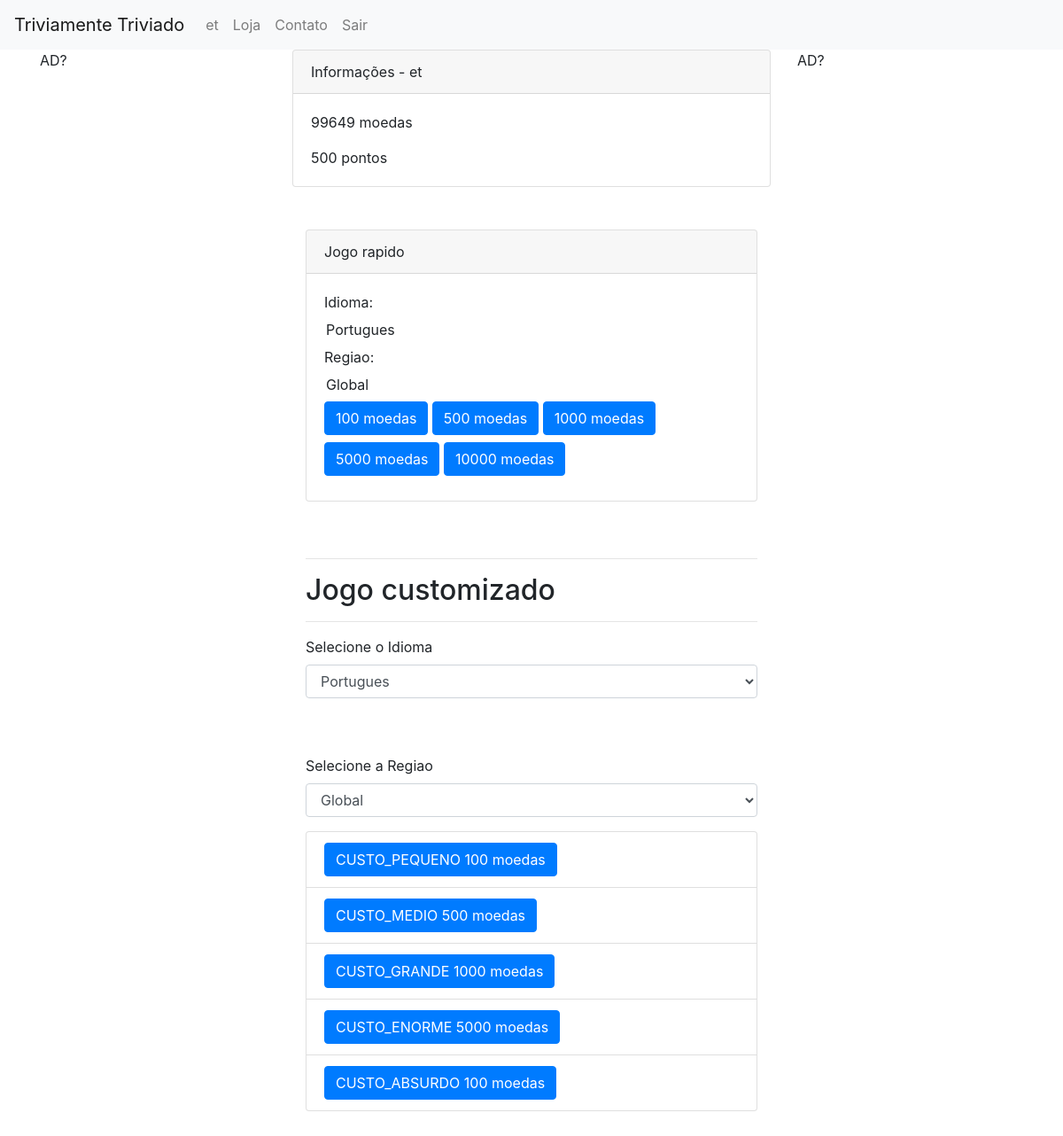
Page /nova_partida/ (signed in) on the earlier database version.
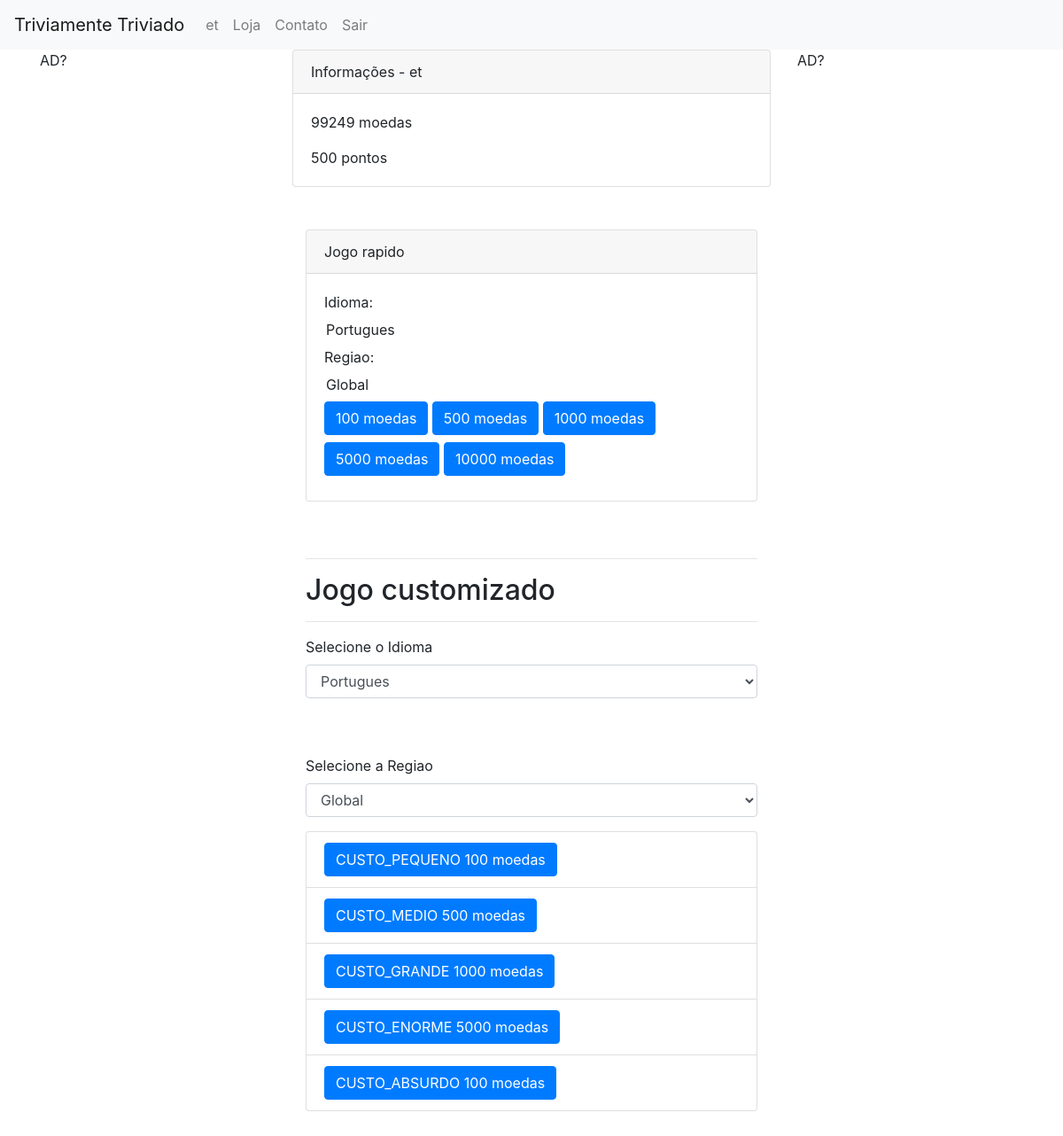
Same page on the later database version.
### value/models.py (models this page shows, shortened)
class Carteira(models.Model):
	pontos = models.IntegerField('pontos', default=0)
	moedas = models.IntegerField('moedas', default=1000)
	cartas = models.ManyToManyField(Carta, blank=True, default=None)
	user = models.OneToOneField(User, related_name='usuario_carteira', on_delete=models.CASCADE, null=True, blank=True)
	comentario = models.CharField('comentario', max_length=100, default="carteira_usuario")

### stacksup/views.py (the view, shortened to what this page needs)
# urls.py: path('nova_partida/', views.NovaPartida.as_view()),
class NovaPartida(View):
	def get(self, request):
		values = {}
		if request.user.is_authenticated:
			user = UserProfile.objects.filter(nome=request.user).first()
			carteira = Carteira.objects.filter(user=request.user).first()
			idiomas = user.idiomas.all().first()
			id2 = Idioma.objects.all()
			regioes = user.regioes.all().first()
			reg2 = Regiao.objects.all()
		else:
			return HttpResponseRedirect("/")
		values['usuario'] = user
		values['carteira'] = carteira
		values['idiomas'] = id2
		values['regioes'] = reg2
		values['idiomaUser'] = idiomas
		values['regiaoUser'] = regioes
		return render(
		request,
		'stacksup/nova_partida.html',
		context=values,
		)

### regionamento/models.py (called while the page is built)
	def __str__(self):
		return self.nome

	def __str__(self):
		return self.nome

### stacksup/templates/stacksup/nova_partida.html (shortened to what this page needs)
{% extends "base_generic.html" %}
{% block content %}
<div class="card">
  <div class="card-header">
  	Informações -  {{ usuario.nome }}
    </div>
  <div class="card-body">
    <p class="card-text">
    	{{ carteira.moedas }} moedas
    </p>
    <p class="card-text">
    	{{ carteira.pontos }} pontos
    </p>
  </div>
</div>
<br/><br/>
	<div class="container">
		<div class="row">
			<div class="col-md">
			<div class="card">
				<div class="card-header">
					Jogo rapido
				</div>
				<form action="/nova_partida/"
				method="post" class="novaPartidaForm form-inline">
					<div class="card-body">
					Idioma:
					<input type="text" readonly class="form-control-plaintext" name="idioma" id="idioma" value="{{ idiomaUser }}">
					Regiao:
					<input type="text" readonly class="form-control-plaintext" name="regiao" id="regiao" value="{{ regiaoUser }}">
					<button type="submit" class="btn btn-primary mb-2" name="preco" value="100">100 moedas</button>
					<button type="submit" class="btn btn-primary mb-2" name="preco" value="500">500 moedas</button>
					<button type="submit" class="btn btn-primary mb-2" name="preco" value="1000">1000 moedas</button>
					<button type="submit" class="btn btn-primary mb-2" name="preco" value="5000">5000 moedas</button>
					<button type="submit" class="btn btn-primary mb-2" name="preco" value="10000">10000 moedas</button>
				</form>
			</div>
			</div>
			<br/><br/>
			<hr/>
			<h2>Jogo customizado</h2>
			<hr/>
			<form action="/nova_partida/"
				method="post" class="novaPartidaForm">
			<div class="form-group">
				<label for="idiomaFormControlSelect">Selecione o Idioma</label>
				<select class="form-control" id="idiomaFormControlSelect">
					{% for idioma in idiomas %}
						<option value="{{ idioma }}">
							{{ idioma }}
						</option>
					{% endfor %}
				</select>
			</div>
			<br/>
			<br/>
			<div class="form-group">
				<label for="regiaoFormControlSelect">Selecione a Regiao</label>
				<select class="form-control" id="regiaoFormControlSelect">
					{% for regiao in regioes %}
						<option value="{{ regiao }}">
							{{ regiao }}
						</option>
					{% endfor %}
				</select>
			</div>
			<ul class="list-group">
				<li class="list-group-item">
					<button type="submit" class="btn btn-primary" name="preco" value="100">CUSTO_PEQUENO 100 moedas</button>
				</li>
				<li class="list-group-item">
					<button type="submit" class="btn btn-primary" name="preco" value="500">CUSTO_MEDIO 500 moedas</button>
				</li>
				<li class="list-group-item">
					<button type="submit" class="btn btn-primary" name="preco" value="1000">CUSTO_GRANDE 1000 moedas</button>
				</li>
				<li class="list-group-item">
					<button type="submit" class="btn btn-primary" name="preco" value="5000">CUSTO_ENORME 5000 moedas</button>
				</li>
				<li class="list-group-item">
					<button type="submit" class="btn btn-primary" name="preco" value="10000">CUSTO_ABSURDO 100 moedas</button>
				</li>
			</ul>
			</form>
			</div>
		</div>
	</div>
	<br/>
	<br/>
	<br/>
{% endblock %}

Differences in the rows shown:
changed Carteira: moedas "99649" → "99249"
